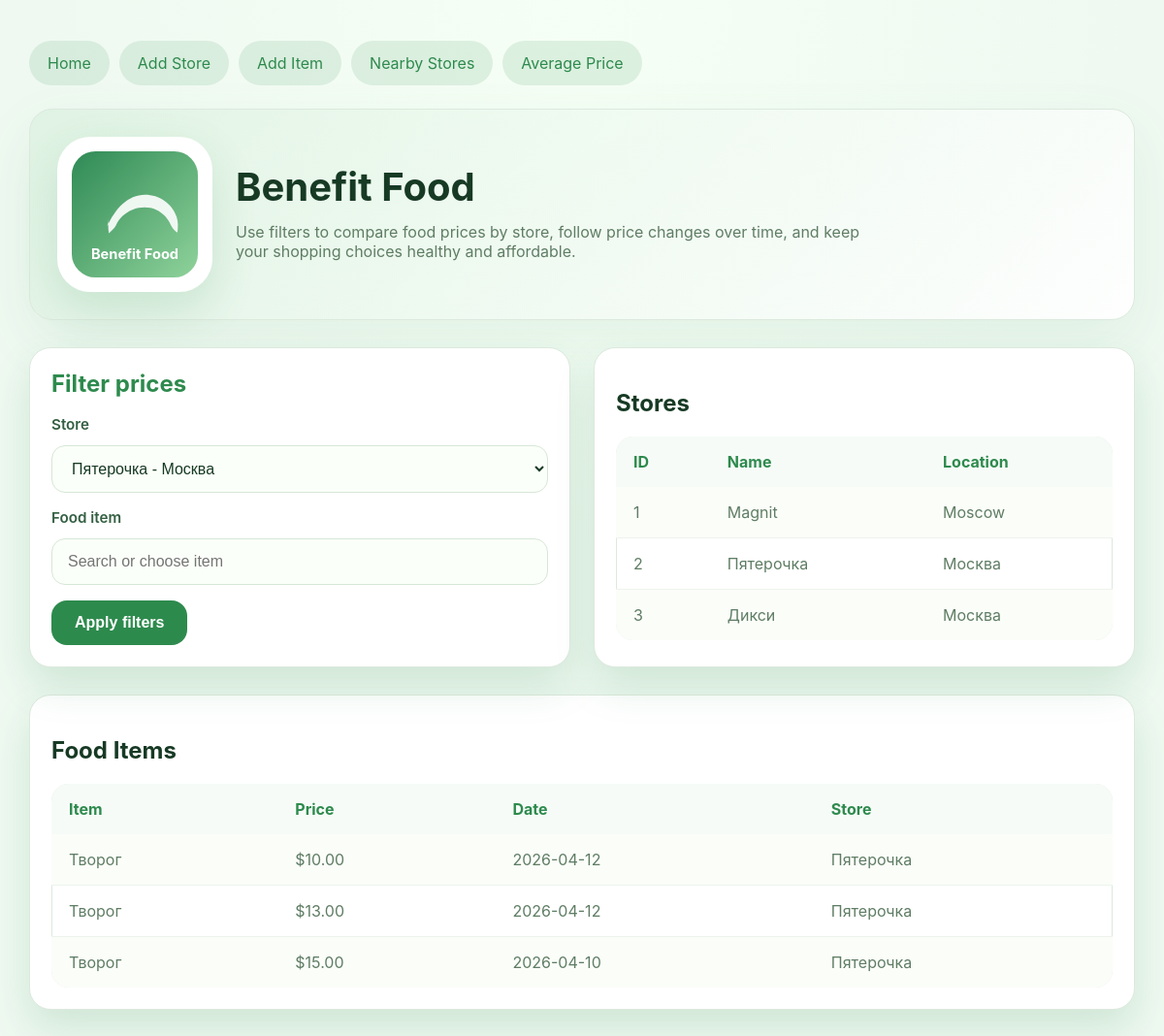
/?store_id=2, run on the app's committed database.
### tables this page shows
CREATE TABLE stores (
                id INTEGER PRIMARY KEY,
                name TEXT NOT NULL,
                location TEXT
            , latitude REAL, longitude REAL);

CREATE TABLE food_items (
                id INTEGER PRIMARY KEY,
                name TEXT NOT NULL,
                price REAL NOT NULL,
                store_id INTEGER,
                date_recorded TEXT,
                FOREIGN KEY (store_id) REFERENCES stores (id)
            );

### app.py (the view)
@app.route('/')
def index():
    stores = tracker.get_stores()
    selected_store_id = request.args.get('store_id', type=int)
    selected_item_name = request.args.get('item_name', default=None, type=str)
    if selected_item_name == '':
        selected_item_name = None
    food_names = tracker.get_food_names()
    chart_item_name = selected_item_name or (food_names[0] if food_names else None)
    items = tracker.get_food_items(store_id=selected_store_id, item_name=selected_item_name)
    selected_store_name = None
    if selected_store_id:
        selected_store_name = next((store[1] for store in stores if store[0] == selected_store_id), None)
    history = None
    if chart_item_name:
        history = tracker.get_price_history(chart_item_name, store_id=selected_store_id)
    return render_template(
        'index.html',
        stores=stores,
        items=items,
        food_names=food_names,
        selected_store_id=selected_store_id,
        selected_item_name=selected_item_name,
        selected_store_name=selected_store_name,
        history=history,
        chart_item_name=chart_item_name,
    )

### models.py (called while the page is built)
    def get_stores(self):
        conn = sqlite3.connect(self.db_name)
        cursor = conn.cursor()
        cursor.execute('SELECT id, name, location, latitude, longitude FROM stores')
        stores = cursor.fetchall()
        conn.close()
        return stores

    def get_food_items(self, store_id=None, item_name=None):
        conn = sqlite3.connect(self.db_name)
        cursor = conn.cursor()
        sql = '''
            SELECT fi.name, fi.price, fi.date_recorded, s.name
            FROM food_items fi
            JOIN stores s ON fi.store_id = s.id
        '''
        filters = []
        params = []
        if store_id:
            filters.append('fi.store_id = ?')
            params.append(store_id)
        if item_name:
            filters.append('fi.name COLLATE NOCASE = ?')
            params.append(item_name)
        if filters:
            sql += ' WHERE ' + ' AND '.join(filters)
        sql += ' ORDER BY fi.date_recorded DESC'
        cursor.execute(sql, params)
        items = cursor.fetchall()
        conn.close()
        return items

    def get_food_names(self):
        conn = sqlite3.connect(self.db_name)
        cursor = conn.cursor()
        cursor.execute('SELECT DISTINCT name FROM food_items ORDER BY name COLLATE NOCASE')
        names = [row[0] for row in cursor.fetchall()]
        conn.close()
        return names

    def get_price_history(self, item_name, store_id=None):
        conn = sqlite3.connect(self.db_name)
        cursor = conn.cursor()
        sql = '''
            SELECT fi.date_recorded, fi.price, s.name
            FROM food_items fi
            JOIN stores s ON fi.store_id = s.id
            WHERE fi.name COLLATE NOCASE = ?
        '''
        params = [item_name]
        if store_id:
            sql += ' AND fi.store_id = ?'
            params.append(store_id)
        sql += ' ORDER BY fi.date_recorded ASC'
        cursor.execute(sql, params)
        history = cursor.fetchall()
        conn.close()
        return history

### templates/index.html (shortened to what this page needs)
{% extends "layout.html" %}
{% block content %}
<section class="hero">
    <div class="hero-logo">
        <img src="{{ url_for('static', filename='logo.svg') }}" alt="Benefit Food logo">
    </div>
    <div class="hero-copy">
        <h1>Benefit Food</h1>
        <p>Use filters to compare food prices by store, follow price changes over time, and keep your shopping choices healthy and affordable.</p>
    </div>
</section>
<div class="section-grid">
    <div class="form-card">
        <h2>Filter prices</h2>
        <form method="get">
            <div class="form-row">
                <label for="store_id">Store</label>
                <select id="store_id" name="store_id">
                    {% for store in stores %}
                    <option value="{{ store[0] }}" {% if selected_store_id == store[0] %}selected{% endif %}>{{ store[1] }} - {{ store[2] }}</option>
                    {% endfor %}
                </select>
            </div>
            <div class="form-row">
                <label for="item_name">Food item</label>
                <input list="item-list" id="item_name" name="item_name" value="{{ selected_item_name or '' }}" placeholder="Search or choose item">
            </div>
            <button type="submit">Apply filters</button>
        </form>
    </div>
    <div class="table-card">
        <h2>Stores</h2>
        <table>
            <tr>
                <th>ID</th>
                <th>Name</th>
                <th>Location</th>
            </tr>
            {% for store in stores %}
            <tr>
                <td>{{ store[0] }}</td>
                <td>{{ store[1] }}</td>
                <td>{{ store[2] }}</td>
            </tr>
            {% endfor %}
        </table>
    </div>
</div>
<div class="table-card">
    <h2>Food Items</h2>
    {% if items %}
    <table>
        <tr>
            <th>Item</th>
            <th>Price</th>
            <th>Date</th>
            <th>Store</th>
        </tr>
        {% for item in items %}
        <tr>
            <td>{{ item[0] }}</td>
            <td>${{ "%.2f"|format(item[1]) }}</td>
            <td>{{ item[2] }}</td>
            <td>{{ item[3] }}</td>
        </tr>
        {% endfor %}
    </table>
    {% else %}
    <p class="message">No food items found for the selected filters.</p>
    {% endif %}
</div>
{% endblock %}

### static/style.css (style rules this page uses)
:root { --bg: #eff9f1; --surface: #ffffff; --surface-alt: #f7fdf6; --accent: #2d8a4d; --accent-soft: #8fd29b; --shadow: rgba(45, 138, 77, 0.16); --text: #173a24; --muted: #5f7d64; --border: #dce9dd; }
* { box-sizing: border-box; }
body { margin: 0; min-height: 100vh; font-family: Inter, system-ui, -apple-system, BlinkMacSystemFont, "Segoe UI", sans-serif; background: radial-gradient(circle at top, #f6fff5 0%, var(--bg) 45%); color: var(--text); }
.hero { display: grid; grid-template-columns: auto 1fr; align-items: center; gap: 24px; padding: 28px; background: linear-gradient(135deg, rgba(142, 210, 156, 0.16), rgba(255, 255, 255, 0.9)); border: 1px solid var(--border); border-radius: 24px; box-shadow: 0 22px 60px rgba(45, 138, 77, 0.08); margin-bottom: 28px; }
.hero-logo { min-width: 160px; width: 160px; height: 160px; border-radius: 34px; background: white; display: grid; place-items: center; box-shadow: 0 18px 46px rgba(45, 138, 77, 0.16); }
.hero-logo img { max-width: 130px; max-height: 130px; }
.hero-copy h1 { margin: 0; font-size: clamp(2.5rem, 2.6vw, 3.8rem); line-height: 1.02; }
.hero-copy p { margin: 16px 0 0; color: var(--muted); font-size: 1rem; max-width: 680px; }
.section-grid { display: grid; grid-template-columns: repeat(auto-fit, minmax(300px, 1fr)); gap: 24px; margin-bottom: 28px; }
.card, .table-card, .form-card { background: var(--surface); border-radius: 22px; border: 1px solid var(--border); box-shadow: 0 20px 40px var(--shadow); padding: 22px; }
.card h2, .form-card h2 { margin-top: 0; margin-bottom: 18px; color: var(--accent); }
.table-card table { width: 100%; border-collapse: collapse; border-radius: 18px; overflow: hidden; box-shadow: inset 0 0 0 1px var(--border); }
.table-card th, .table-card td { padding: 16px 18px; text-align: left; }
.table-card th { background: #f6fbf7; color: var(--accent); font-weight: 700; }
.table-card tr:nth-child(even) { background: #fbfdf9; }
.table-card td { color: var(--muted); border-bottom: 1px solid #edf4ec; }
.table-card tr:last-child td { border-bottom: none; }
form { display: grid; gap: 16px; }
.form-row { display: grid; gap: 12px; }
label { font-size: 0.95rem; font-weight: 600; color: #335f42; }
input, select { width: 100%; border: 1px solid #d7e7d7; border-radius: 14px; padding: 14px 16px; background: #fbfff9; color: var(--text); font-size: 1rem; }
button { width: fit-content; border: none; border-radius: 16px; background: var(--accent); color: white; padding: 14px 24px; font-size: 1rem; font-weight: 700; cursor: pointer; transition: transform 0.2s ease, background 0.2s ease; }

### data on the page
stores: id "1", name "Magnit", location "Moscow"
stores: id "2", name "Пятерочка", location "Москва"
stores: id "3", name "Дикси", location "Москва"
food_items: name "Творог", price "10.00", date_recorded "2026-04-12", name "Пятерочка"
food_items: name "Творог", price "13.00", date_recorded "2026-04-12", name "Пятерочка"
food_items: name "Творог", price "15.00", date_recorded "2026-04-10", name "Пятерочка"

### other printed values
form field store_id "Пятерочка - Москва"
